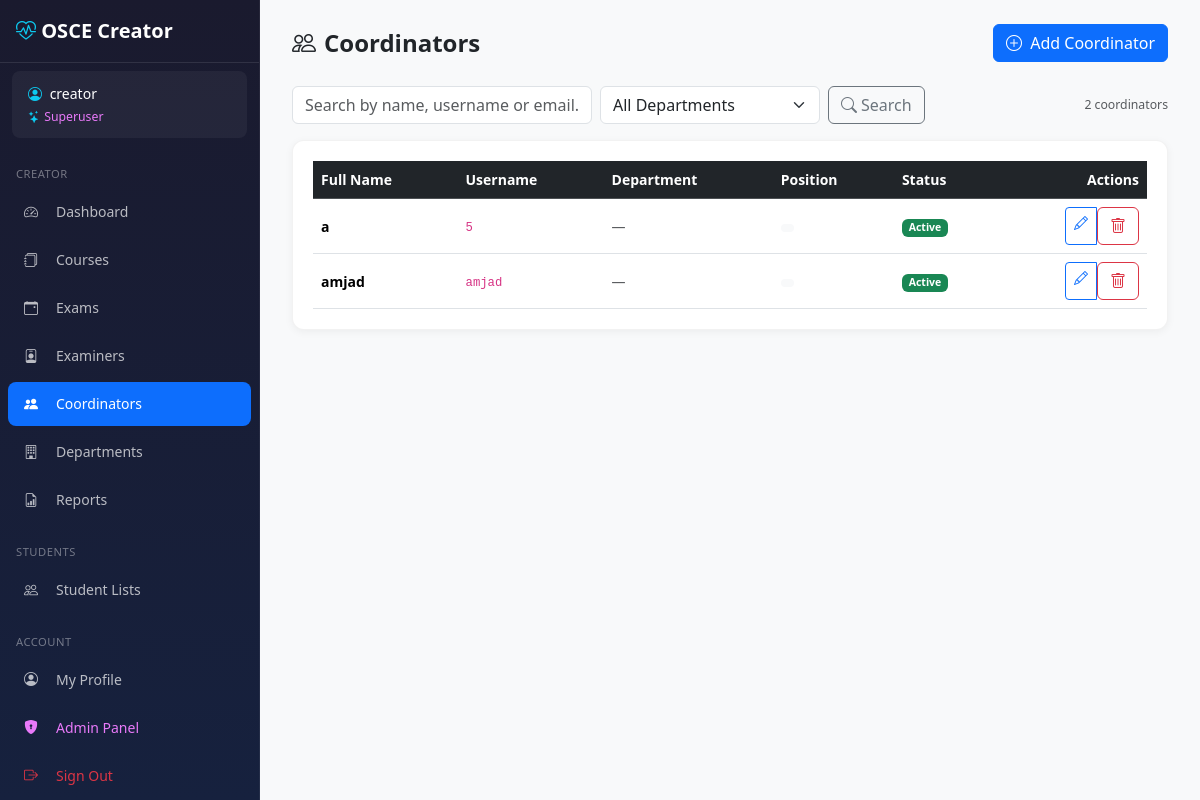
The page /creator/coordinators/ (signed in) on the database as committed earlier.
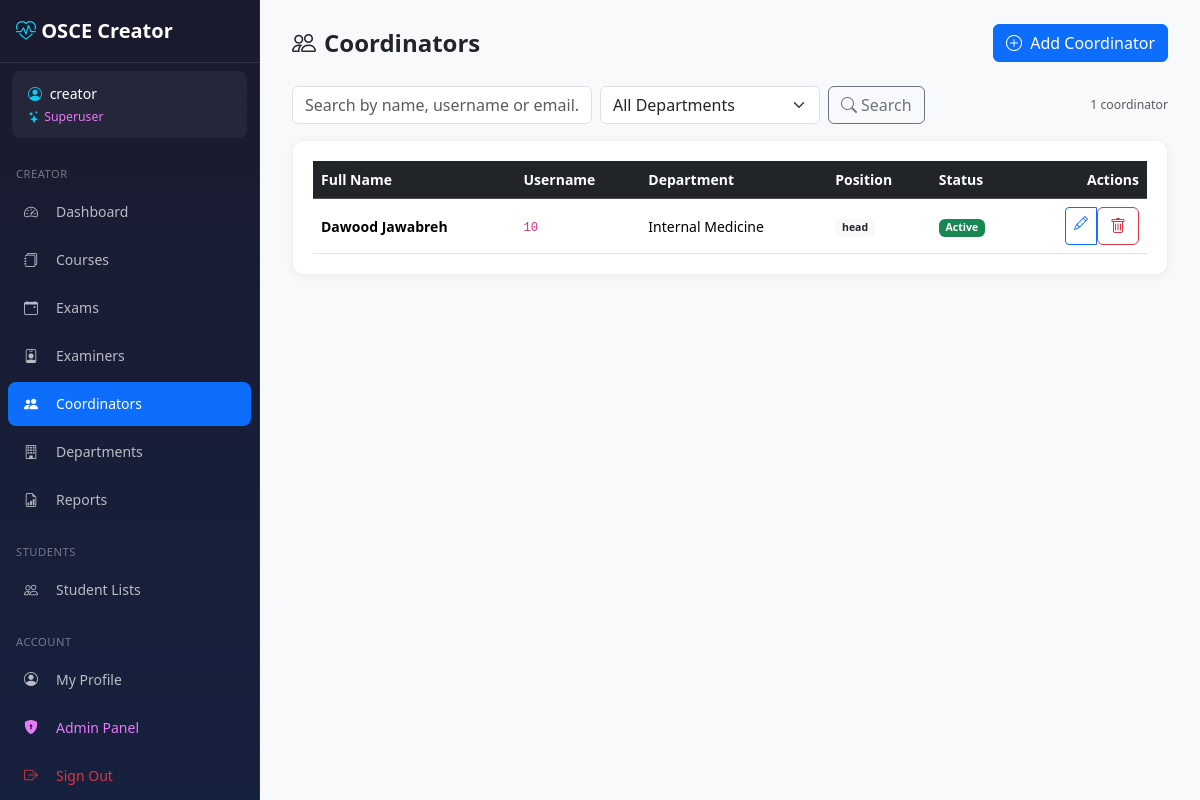
The same page on the database as committed later.
### core/models/examiner.py (models this page shows, shortened)
class Examiner(AbstractBaseUser, PermissionsMixin, TimestampMixin):
    ROLE_EXAMINER    = 'examiner'
    ROLE_COORDINATOR = 'coordinator'
    ROLE_ADMIN       = 'admin'
    ROLE_CHOICES = [
        (ROLE_EXAMINER,    'Examiner'),
        (ROLE_COORDINATOR, 'Coordinator'),
        (ROLE_ADMIN,       'Admin'),
    ]
    POSITION_HEAD      = 'head'
    POSITION_RTA       = 'rta'
    POSITION_ORGANIZER = 'organizer'
    POSITION_CHOICES = [
        (POSITION_HEAD,      'Head'),
        (POSITION_RTA,       'RTA'),
        (POSITION_ORGANIZER, 'Organizer'),
    ]
    id = models.AutoField(primary_key=True)
    username = models.CharField(max_length=80, unique=True)
    email = models.EmailField(max_length=120, blank=True, default='')
    full_name = models.CharField(max_length=150)
    title = models.CharField(max_length=20, blank=True, default='')  # Dr., Prof.
    department = models.CharField(max_length=100, blank=True, default='')
    coordinator_department = models.ForeignKey(
        'core.Department',
        null=True, blank=True,
        on_delete=models.SET_NULL,
        related_name='coordinators',
        db_index=True,
    )
    coordinator_position = models.CharField(
        max_length=10,
        choices=POSITION_CHOICES,
        blank=True, default='',
    )
    role = models.CharField(max_length=20, choices=ROLE_CHOICES, default=ROLE_EXAMINER)
    is_active = models.BooleanField(default=True)
    is_staff = models.BooleanField(default=False)
    is_deleted = models.BooleanField(default=False)
    deleted_at = models.DateTimeField(null=True, blank=True)
    objects = ExaminerManager()
    USERNAME_FIELD = 'username'
    REQUIRED_FIELDS = ['full_name']
    class Meta:
        db_table = 'examiners'
        verbose_name = 'Examiner'
        verbose_name_plural = 'Examiners'
        constraints = [
            models.CheckConstraint(
                condition=models.Q(
                    models.Q(role='coordinator', _negated=True)
                ) | models.Q(coordinator_department__isnull=False),
                name='coordinator_must_have_department',
            ),
            models.CheckConstraint(
                condition=models.Q(
                    models.Q(role='coordinator', _negated=True)
                ) | ~models.Q(coordinator_position=''),
                name='coordinator_must_have_position',
            ),
            models.CheckConstraint(
                condition=models.Q(role='coordinator') | models.Q(
                    coordinator_department__isnull=True,
                    coordinator_position='',
                ),
                name='non_coordinator_no_dept_fields',
            ),
        ]
    @property
    def display_name(self):
        if self.title:
            return f"{self.title} {self.full_name}"
        return self.full_name

### core/models/department.py (models this page shows, shortened)
class Department(TimestampMixin):
    name = models.CharField(max_length=150, unique=True)
    class Meta:
        db_table = 'departments'
        ordering = ['name']
        verbose_name = 'Department'
        verbose_name_plural = 'Departments'

### creator/views/examiners.py (the view, shortened to what this page needs)
# urls.py: path('coordinators/', examiners.coordinator_list, name='coordinator_list'),
@login_required
def coordinator_list(request):
    if not (request.user.is_superuser or getattr(request.user, 'role', None) == 'admin'):
        messages.error(request, 'You do not have permission to manage coordinators.')
        return redirect('creator:dashboard')
    search_query = request.GET.get('search', '').strip()
    dept_filter = request.GET.get('department', '').strip()
    coordinators_qs = Examiner.objects.filter(role='coordinator').select_related(
        'coordinator_department'
    ).order_by('coordinator_department__name', 'full_name')
    if dept_filter:
        coordinators_qs = coordinators_qs.filter(coordinator_department_id=dept_filter)
    departments = Department.objects.order_by('name')
    return render(request, 'creator/coordinators/list.html', {
        'coordinators': coordinators_qs,
        'search_query': search_query,
        'departments': departments,
        'dept_filter': dept_filter,
    })

### core/context_processors.py (called while the page is built)
def admin_token(request):
    if hasattr(request, 'user') and request.user.is_authenticated and request.user.is_staff:
        return {'ADMIN_TOKEN': settings.SECRET_ADMIN_URL}
    return {'ADMIN_TOKEN': ''}

### templates/creator/coordinators/list.html (shortened to what this page needs)
{% extends 'creator/base_creator.html' %}
{% block content %}
<div class="page-header d-flex flex-wrap justify-content-between align-items-center gap-2">
    <div>
        <h1><i class="bi bi-people me-2"></i>Coordinators</h1>
    </div>
    {% if request.user.is_superuser or request.user.role == 'admin' %}
    <div class="d-flex gap-2">
        <a href="{% url 'creator:coordinator_create' %}" class="btn btn-primary">
            <i class="bi bi-plus-circle me-1"></i> Add Coordinator
        </a>
    </div>
    {% endif %}
</div>
<div class="mb-3 d-flex flex-wrap gap-2 align-items-center">
    <form method="get" class="d-flex gap-2 align-items-center flex-grow-1 flex-wrap">
        <input type="text" name="search" class="form-control" placeholder="Search by name, username or email…"
               value="{{ search_query|default:'' }}" style="max-width:300px;">
        <select name="department" class="form-select" style="max-width:220px;">
            <option value="">All Departments</option>
        </select>
        <button type="submit" class="btn btn-outline-secondary"><i class="bi bi-search me-1"></i>Search</button>
    </form>
    <small class="text-muted text-nowrap">{{ coordinators|length }} coordinator{{ coordinators|length|pluralize }}</small>
</div>
<div class="stat-card">
    {% if coordinators %}
    <div class="table-responsive">
        <table class="table table-hover align-middle mb-0">
            <thead class="table-dark">
                <tr>
                    <th>Full Name</th>
                    <th>Username</th>
                    <th>Department</th>
                    <th>Position</th>
                    <th>Status</th>
                    {% if request.user.is_superuser or request.user.role == 'admin' %}<th class="text-end">Actions</th>{% endif %}
                </tr>
            </thead>
            <tbody>
                {% for coordinator in coordinators %}
                <tr>
                    <td class="fw-semibold">{{ coordinator.full_name }}</td>
                    <td><code>{{ coordinator.username }}</code></td>
                    <td>
                        {% if coordinator.coordinator_department %}
                            {{ coordinator.coordinator_department.name }}
                        {% else %}
                            <span class="text-muted">—</span>
                        {% endif %}
                    </td>
                    <td>
                       <span class="badge bg-light text-dark">{{ coordinator.coordinator_position }} </span>
                    </td>
                    <td>
                        {% if coordinator.is_active %}
                            <span class="badge bg-success">Active</span>
                        {% else %}
                            <span class="badge bg-secondary">Inactive</span>
                        {% endif %}
                    </td>
                    {% if request.user.is_superuser or request.user.role == 'admin' %}
                    <td class="text-end">
                        <div class="btn-group btn-group-sm">
                            <a href="{% url 'creator:coordinator_edit' coordinator.id %}" class="btn btn-outline-primary" title="Edit">
                                <i class="bi bi-pencil"></i>
                            </a>
                            {% if request.user.is_superuser %}
                            <form method="POST" action="{% url 'creator:coordinator_delete' coordinator.id %}" class="d-inline"
                                  onsubmit="return confirm('Delete coordinator {{ coordinator.full_name }}?')">
                                <button type="submit" class="btn btn-outline-danger" title="Delete">
                                    <i class="bi bi-trash"></i>
                                </button>
                            </form>
                            {% endif %}
                        </div>
                    </td>
                    {% endif %}
                </tr>
                {% endfor %}
            </tbody>
        </table>
    </div>
    {% endif %}
</div>
{% endblock %}

Rows that differ between the two databases and show on the page:
removed Examiner: full_name "a", username "5", is_active "Active"
removed Examiner: full_name "amjad", username "amjad", is_active "Active"
added Examiner: full_name "Dawood Jawabreh", username "10", coordinator_department.name "Internal Medicine", coordinator_position "head", is_active "Active"
Other text that changed with them:
{{ coordinators|length }}: "2" → "1"
